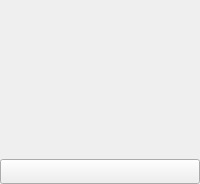
<?xml version="1.0" encoding="UTF-8"?>
<ui version="4.0">
 <class>TetraDemodGUI</class>
 <widget class="QWidget" name="TetraDemodGUI">
  <property name="geometry">
   <rect>
    <x>0</x>
    <y>0</y>
    <width>200</width>
    <height>184</height>
   </rect>
  </property>
  <property name="font">
   <font>
    <family>Sans Serif</family>
    <pointsize>9</pointsize>
   </font>
  </property>
  <property name="windowTitle">
   <string>Form</string>
  </property>
  <layout class="QVBoxLayout">
   <property name="spacing">
    <number>3</number>
   </property>
   <property name="leftMargin">
    <number>0</number>
   </property>
   <property name="topMargin">
    <number>0</number>
   </property>
   <property name="rightMargin">
    <number>0</number>
   </property>
   <property name="bottomMargin">
    <number>0</number>
   </property>
   <item>
    <widget class="GLSpectrum" name="glSpectrum" native="true">
     <property name="minimumSize">
      <size>
       <width>200</width>
       <height>150</height>
      </size>
     </property>
    </widget>
   </item>
   <item>
    <layout class="QHBoxLayout" name="horizontalLayout">
     <item>
      <widget class="QPushButton" name="test">
       <property name="text">
        <string/>
       </property>
      </widget>
     </item>
    </layout>
   </item>
  </layout>
 </widget>
 <customwidgets>
  <customwidget>
   <class>GLSpectrum</class>
   <extends>QWidget</extends>
   <header>gui/glspectrum.h</header>
   <container>1</container>
  </customwidget>
 </customwidgets>
 <resources/>
 <connections/>
</ui>
